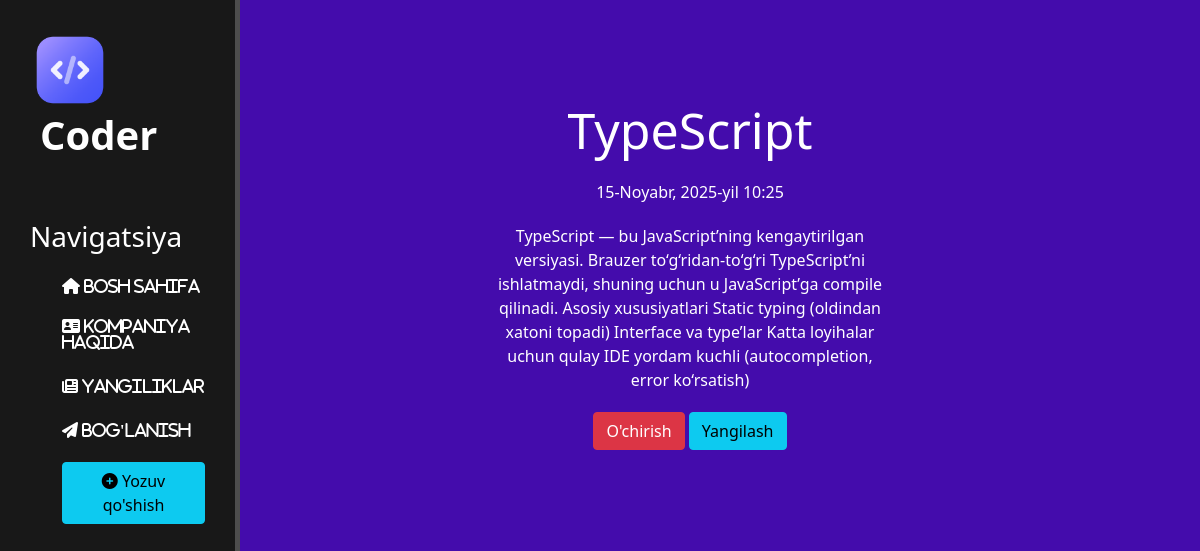
Page /news/4 on the committed database.
### news/models.py (models this page shows, shortened)
class News(models.Model):
    title = models.CharField('Nomi', max_length=255)
    anons = models.CharField('Anons', max_length=255)
    full_text = models.TextField('Maqola')
    date = models.DateTimeField('Nashr etilgan sana')
    class Meta:
        verbose_name = 'Yangilik'
        verbose_name_plural = 'Yangiliklar'

### news/views.py (the view)
# urls.py: path('<int:pk>', views.NewsDetailView.as_view(), name='news_detail'),
class NewsDetailView(DetailView):
    model = News
    template_name = 'news/details_view.html'
    context_object_name = 'article'

### news/templates/news/details_view.html (shortened to what this page needs)
{% extends 'main/layout.html'%}
{% block content%}
<div class="features">
   <h1>{{ article.title }}</h1>
   <p>{{ article.date }}</p>
   <p>{{ article.full_text }}</p>
   <a href="{% url 'news_delete' article.id %}" class="btn btn-danger">O'chirish</a>
   <a href="{% url 'news_update' article.id %}" class="btn btn-info">Yangilash</a>
</div>
{% endblock %}

### main/static/main/css/main.css (style rules this page uses)
body { background-color: #440cac ; }
main .features { float: left; color: #fff; margin-top: 100px; text-align: center; width: 75%; }
main .features h1 { font-size: 50px; }
main .features p { max-width: 400px; margin: 20px auto; }

### rows in the picture
News: title "TypeScript", date "15-Noyabr, 2025-yil 10:25", full_text "TypeScript — bu JavaScript’ning kengaytirilgan versiyasi. Brauzer to‘g‘ridan-to‘g‘ri TypeScript’ni ishlatmaydi, shuning uchun u JavaScript’ga compile qilinadi. Asosiy xususiyatlari Static typing (oldindan xatoni topadi) Interface va type’lar Katta loyihalar uchun qulay IDE yordam kuchli (autocompletion, error ko‘rsatish)"
